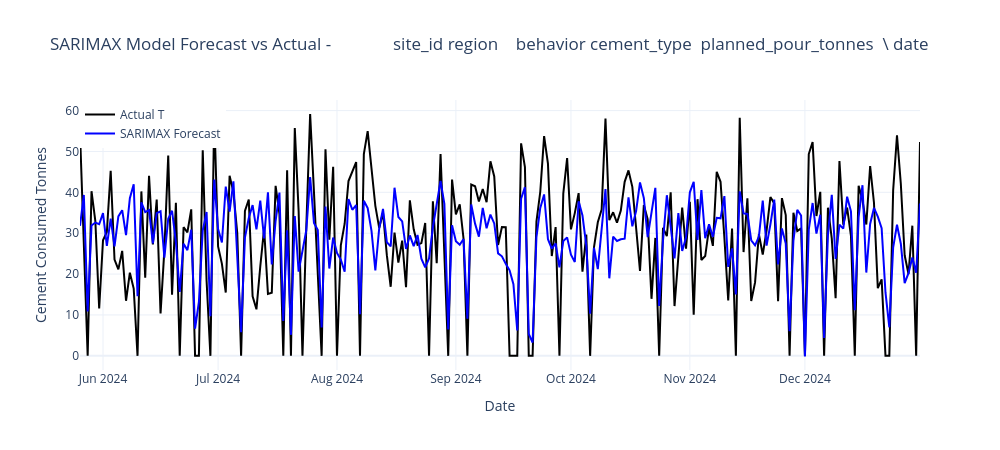

Notebook cell for this chart:
### Code cell
import plotly.graph_objects as go

fig = go.Figure() # Create a new figure for plotting

fig.add_trace(go.Scatter(  # Add the actual values of the target variable to the plot
    x=y_test.index, 
    y=y_test, 
    mode='lines', 
    name='Actual T',
    line=dict(color='black')  
))   

fig.add_trace(go.Scatter( # Add the SARIMAX forecasted values to the plot
    x=y_test.index,
    y=sarimax_forecast,
    mode='lines',
    name='SARIMAX Forecast',
    line=dict(color='blue')
))

fig.update_layout(             # Update the layout of the plot
    title=f'SARIMAX Model Forecast vs Actual - {site_df}', 
    xaxis_title='Date', 
    yaxis_title='Cement Consumed Tonnes',
    legend=dict(x=0, y=1),
    template='plotly_white',
    width=1000, 
    height=450
)

fig.show()

### Figure 1 — Plotly figure (JSON) as saved in the notebook; plotly's stock layout.template omitted (floating-point values rounded to 4 significant figures; data arrays with more than 128 entries replaced by an {"elided": "..."} marker saying what was removed)
{"data": [{"line": {"color": "black"}, "mode": "lines", "name": "Actual T", "type": "scatter", "x": {"elided": "220 str values"}, "y": {"elided": "220 float values"}}, {"line": {"color": "blue"}, "mode": "lines", "name": "SARIMAX Forecast", "type": "scatter", "x": {"elided": "220 str values"}, "y": {"elided": "220 float values"}}], "layout": {"height": 450, "legend": {"x": 0, "y": 1}, "title": {"text": "SARIMAX Model Forecast vs Actual -              site_id region    behavior cement_type  planned_pour_tonnes  \\\ndate                                                                       \n2022-01-01  SITE_001  North  aggressive      CEM_II                43.18   \n2022-01-02  SITE_001  North  aggressive       CEM_I                45.26   \n2022-01-03  SITE_001  North  aggressive     CEM_III                38.69   \n2022-01-04  SITE_001  North  aggressive       CEM_I                33.16   \n2022-01-05  SITE_001  North  aggressive     CEM_III                56.88   \n...              ...    ...         ...         ...                  ...   \n2024-12-27  SITE_001  North  aggressive       CEM_I                30.74   \n2024-12-28  SITE_001  North  aggressive      CEM_II                30.27   \n2024-12-29  SITE_001  North  aggressive       CEM_I                31.84   \n2024-12-30  SITE_001  North  aggressive      CEM_II                44.84   \n2024-12-31  SITE_001  North  aggressive      CEM_II                52.31   \n\n            consumed_tonnes  opening_inventory_tonnes  deliveries_tonnes  \\\ndate                                                                       \n2022-01-01            34.54                     52.56              45.83   \n2022-01-02            45.26                     63.85              19.97   \n2022-01-03            38.69                     38.56              47.19   \n2022-01-04            33.16                     47.06              18.74   \n2022-01-05            47.04                     32.64              14.40   \n...                     ...                       ...                ...   \n2024-12-27            24.61                      0.00              24.61   \n2024-12-28            20.01                      0.00              20.01   \n2024-12-29            31.84                      0.00              34.94   \n2024-12-30             0.00                      3.10              32.37   \n2024-12-31            52.31                     35.47              22.69   \n\n            closing_inventory_tonnes  rain_mm  avg_temp_c  silo_capacity  \ndate                                                                      \n2022-01-01                     63.85     3.40       -3.10            448  \n2022-01-02                     38.56     3.23       14.28            448  \n2022-01-03                     47.06     2.64        6.40            448  \n2022-01-04                     32.64     8.25       14.23            448  \n2022-01-05                      0.00     2.69        8.97            448  \n...                              ...      ...         ...            ...  \n2024-12-27                      0.00    11.92        6.52            448  \n2024-12-28                      0.00     9.21       14.02            448  \n2024-12-29                      3.10     5.53       10.27            448  \n2024-12-30                     35.47    17.63        0.16            448  \n2024-12-31                      5.85     3.49       13.48            448  \n\n[1096 rows x 12 columns]"}, "width": 1000, "xaxis": {"title": {"text": "Date"}}, "yaxis": {"title": {"text": "Cement Consumed Tonnes"}}}}
